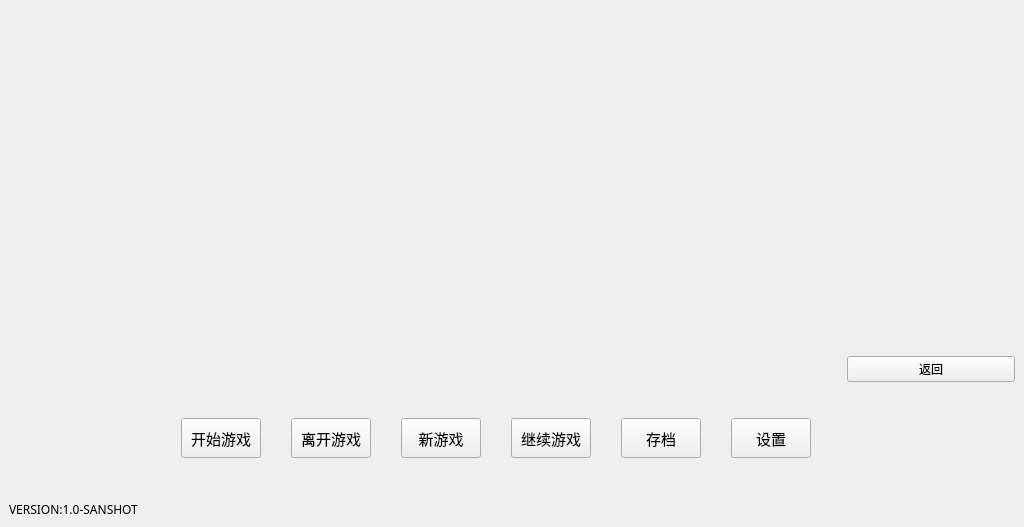
<?xml version="1.0" encoding="UTF-8"?>
<ui version="4.0">
 <class>MenuWindow</class>
 <widget class="QMainWindow" name="MenuWindow">
  <property name="geometry">
   <rect>
    <x>0</x>
    <y>0</y>
    <width>1024</width>
    <height>527</height>
   </rect>
  </property>
  <property name="sizePolicy">
   <sizepolicy hsizetype="Expanding" vsizetype="Expanding">
    <horstretch>0</horstretch>
    <verstretch>0</verstretch>
   </sizepolicy>
  </property>
  <property name="minimumSize">
   <size>
    <width>1024</width>
    <height>512</height>
   </size>
  </property>
  <property name="font">
   <font>
    <family>Zpix</family>
   </font>
  </property>
  <property name="windowTitle">
   <string>MenuWindow</string>
  </property>
  <widget class="QWidget" name="centralwidget">
   <property name="sizePolicy">
    <sizepolicy hsizetype="Expanding" vsizetype="Expanding">
     <horstretch>0</horstretch>
     <verstretch>0</verstretch>
    </sizepolicy>
   </property>
   <layout class="QVBoxLayout" name="verticalLayout">
    <item>
     <layout class="QGridLayout" name="gridLayout">
      <item row="0" column="1">
       <spacer name="TopSpace_3">
        <property name="orientation">
         <enum>Qt::Vertical</enum>
        </property>
        <property name="sizeHint" stdset="0">
         <size>
          <width>14</width>
          <height>358</height>
         </size>
        </property>
       </spacer>
      </item>
      <item row="2" column="0">
       <spacer name="horizontalSpacer">
        <property name="orientation">
         <enum>Qt::Horizontal</enum>
        </property>
        <property name="sizeHint" stdset="0">
         <size>
          <width>108</width>
          <height>17</height>
         </size>
        </property>
       </spacer>
      </item>
      <item row="3" column="1">
       <spacer name="BottomSpace_4">
        <property name="orientation">
         <enum>Qt::Vertical</enum>
        </property>
        <property name="sizeHint" stdset="0">
         <size>
          <width>17</width>
          <height>17</height>
         </size>
        </property>
       </spacer>
      </item>
      <item row="2" column="2">
       <spacer name="horizontalSpacer_2">
        <property name="orientation">
         <enum>Qt::Horizontal</enum>
        </property>
        <property name="sizeHint" stdset="0">
         <size>
          <width>168</width>
          <height>17</height>
         </size>
        </property>
       </spacer>
      </item>
      <item row="2" column="1">
       <layout class="QHBoxLayout" name="horizontalLayout">
        <property name="spacing">
         <number>30</number>
        </property>
        <property name="sizeConstraint">
         <enum>QLayout::SetMinimumSize</enum>
        </property>
        <property name="leftMargin">
         <number>30</number>
        </property>
        <property name="topMargin">
         <number>30</number>
        </property>
        <property name="rightMargin">
         <number>30</number>
        </property>
        <property name="bottomMargin">
         <number>30</number>
        </property>
        <item>
         <widget class="QPushButton" name="startButton">
          <property name="sizePolicy">
           <sizepolicy hsizetype="Expanding" vsizetype="Fixed">
            <horstretch>0</horstretch>
            <verstretch>0</verstretch>
           </sizepolicy>
          </property>
          <property name="minimumSize">
           <size>
            <width>60</width>
            <height>40</height>
           </size>
          </property>
          <property name="font">
           <font>
            <family>Zpix</family>
            <pointsize>11</pointsize>
            <weight>50</weight>
            <bold>false</bold>
            <stylestrategy>PreferAntialias</stylestrategy>
           </font>
          </property>
          <property name="text">
           <string>开始游戏</string>
          </property>
          <property name="iconSize">
           <size>
            <width>4</width>
            <height>5</height>
           </size>
          </property>
         </widget>
        </item>
        <item>
         <widget class="QPushButton" name="quitButtonMenu">
          <property name="sizePolicy">
           <sizepolicy hsizetype="Expanding" vsizetype="Fixed">
            <horstretch>0</horstretch>
            <verstretch>0</verstretch>
           </sizepolicy>
          </property>
          <property name="minimumSize">
           <size>
            <width>60</width>
            <height>40</height>
           </size>
          </property>
          <property name="sizeIncrement">
           <size>
            <width>0</width>
            <height>0</height>
           </size>
          </property>
          <property name="baseSize">
           <size>
            <width>0</width>
            <height>0</height>
           </size>
          </property>
          <property name="font">
           <font>
            <family>Zpix</family>
            <pointsize>11</pointsize>
            <weight>50</weight>
            <bold>false</bold>
            <stylestrategy>PreferAntialias</stylestrategy>
           </font>
          </property>
          <property name="contextMenuPolicy">
           <enum>Qt::CustomContextMenu</enum>
          </property>
          <property name="text">
           <string>离开游戏</string>
          </property>
         </widget>
        </item>
        <item>
         <widget class="QPushButton" name="newGameButton">
          <property name="sizePolicy">
           <sizepolicy hsizetype="Expanding" vsizetype="Fixed">
            <horstretch>0</horstretch>
            <verstretch>0</verstretch>
           </sizepolicy>
          </property>
          <property name="minimumSize">
           <size>
            <width>60</width>
            <height>40</height>
           </size>
          </property>
          <property name="font">
           <font>
            <family>Zpix</family>
            <pointsize>11</pointsize>
            <stylestrategy>PreferAntialias</stylestrategy>
           </font>
          </property>
          <property name="text">
           <string>新游戏</string>
          </property>
         </widget>
        </item>
        <item>
         <widget class="QPushButton" name="cntinuButton">
          <property name="sizePolicy">
           <sizepolicy hsizetype="Expanding" vsizetype="Fixed">
            <horstretch>0</horstretch>
            <verstretch>0</verstretch>
           </sizepolicy>
          </property>
          <property name="minimumSize">
           <size>
            <width>60</width>
            <height>40</height>
           </size>
          </property>
          <property name="maximumSize">
           <size>
            <width>16777215</width>
            <height>16777213</height>
           </size>
          </property>
          <property name="font">
           <font>
            <family>Zpix</family>
            <pointsize>11</pointsize>
            <stylestrategy>PreferAntialias</stylestrategy>
           </font>
          </property>
          <property name="text">
           <string>继续游戏</string>
          </property>
         </widget>
        </item>
        <item>
         <widget class="QPushButton" name="saveButton">
          <property name="sizePolicy">
           <sizepolicy hsizetype="Expanding" vsizetype="Fixed">
            <horstretch>0</horstretch>
            <verstretch>0</verstretch>
           </sizepolicy>
          </property>
          <property name="minimumSize">
           <size>
            <width>60</width>
            <height>40</height>
           </size>
          </property>
          <property name="font">
           <font>
            <family>Zpix</family>
            <pointsize>11</pointsize>
            <stylestrategy>PreferAntialias</stylestrategy>
           </font>
          </property>
          <property name="text">
           <string>存档</string>
          </property>
         </widget>
        </item>
        <item>
         <widget class="QPushButton" name="pushButton">
          <property name="sizePolicy">
           <sizepolicy hsizetype="Expanding" vsizetype="Fixed">
            <horstretch>0</horstretch>
            <verstretch>0</verstretch>
           </sizepolicy>
          </property>
          <property name="minimumSize">
           <size>
            <width>60</width>
            <height>40</height>
           </size>
          </property>
          <property name="font">
           <font>
            <family>Zpix</family>
            <pointsize>11</pointsize>
            <weight>50</weight>
            <bold>false</bold>
            <stylestrategy>PreferAntialias</stylestrategy>
           </font>
          </property>
          <property name="text">
           <string>设置</string>
          </property>
         </widget>
        </item>
       </layout>
      </item>
      <item row="1" column="2">
       <widget class="QPushButton" name="returnButton">
        <property name="text">
         <string>返回</string>
        </property>
       </widget>
      </item>
     </layout>
    </item>
    <item>
     <widget class="QLabel" name="label">
      <property name="text">
       <string>VERSION:1.0-SANSHOT</string>
      </property>
     </widget>
    </item>
   </layout>
  </widget>
  <widget class="QMenuBar" name="menuBar">
   <property name="geometry">
    <rect>
     <x>0</x>
     <y>0</y>
     <width>1024</width>
     <height>22</height>
    </rect>
   </property>
  </widget>
 </widget>
 <resources/>
 <connections/>
</ui>
